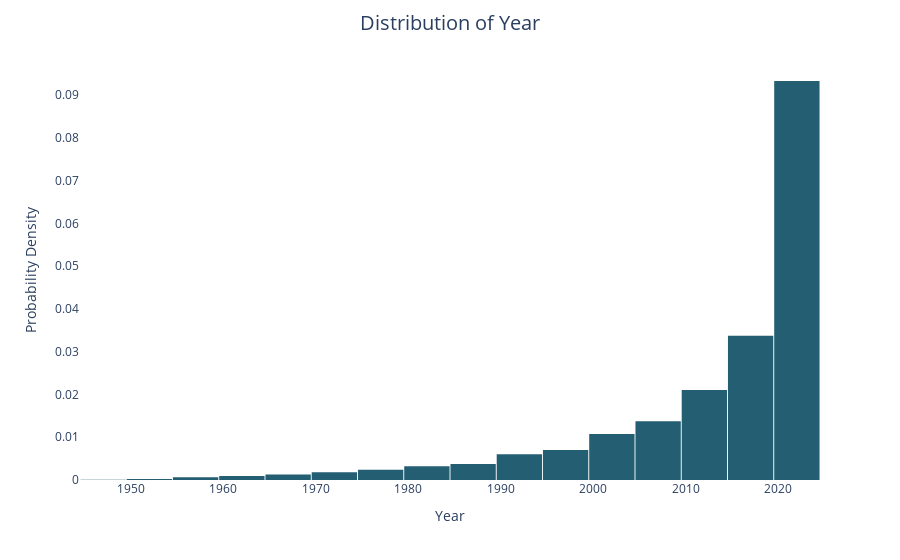

The code cell stored with this chart in its notebook:
### Markdown cell above
### Univariate Analysis

### Code cell
fig_year = px.histogram(df, x = 'Year', histnorm='probability density', nbins = 30, color_discrete_sequence = colors)
fig_year.update_traces(selector=dict(type='histogram'))
fig_year.update_layout(title='Distribution of Year', title_x=0.5, title_pad=dict(t=20), title_font=dict(size=20), xaxis_title='Year', yaxis_title='Probability Density', xaxis=dict(showgrid=False), yaxis=dict(showgrid=False), bargap=0.02, plot_bgcolor = 'white')
fig_year.show()

### Figure 1 — Plotly figure (JSON) as saved in the notebook; plotly's stock layout.template omitted (floating-point values rounded to 4 significant figures; data arrays with more than 128 entries replaced by an {"elided": "..."} marker saying what was removed)
{"data": [{"alignmentgroup": "True", "bingroup": "x", "histnorm": "probability density", "hovertemplate": "Year=%{x}<br>probability density=%{y}<extra></extra>", "legendgroup": "", "marker": {"color": "#235E72", "pattern": {"shape": ""}}, "name": "", "nbinsx": 30, "offsetgroup": "", "orientation": "v", "showlegend": false, "type": "histogram", "x": {"elided": "14801 int values"}, "xaxis": "x", "yaxis": "y"}], "layout": {"bargap": 0.02, "barmode": "relative", "legend": {"tracegroupgap": 0}, "margin": {"t": 60}, "plot_bgcolor": "white", "title": {"font": {"size": 20}, "pad": {"t": 20}, "text": "Distribution of Year", "x": 0.5}, "xaxis": {"anchor": "y", "domain": [0, 1], "showgrid": false, "title": {"text": "Year"}}, "yaxis": {"anchor": "x", "domain": [0, 1], "showgrid": false, "title": {"text": "Probability Density"}}}}
